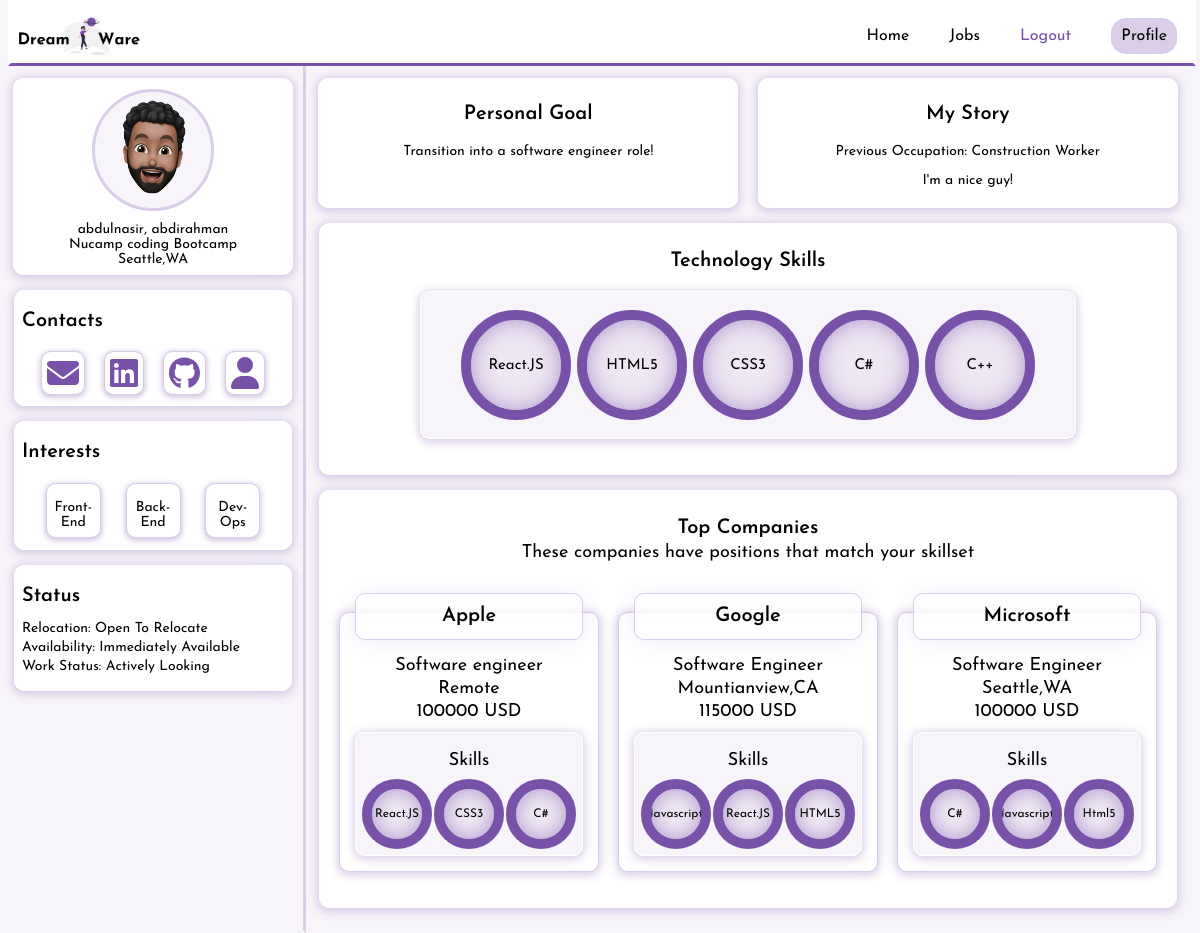
Screenshot of /memberDashboard/ (signed in) with the database file from the repository.
### dashboard/models.py (models this page shows, shortened)
class CustomUser(AbstractBaseUser, PermissionsMixin):
    def validate_email(value):
        valid_emails = [
            '@gmail.com',
            '@outlook.com',
            '@yahoo.com',
            '@protonmail.com',
            '@aol.com',
            '@icloud.com',
        ]
        for x in valid_emails:
            if x in value:
                return value
            else:
                raise ValidationError("Email Field only accepts gmail, outlook, yahoo, aol and icloud addressees.")
    username = None
    email = models.EmailField(blank = False, unique = True, validators=[validate_email])
    first_name = models.CharField(blank = False,max_length=50)
    last_name = models.CharField(blank = False,max_length=50)
    is_admin = models.BooleanField(default = False)
    is_staff = models.BooleanField(default=False)
    is_active = models.BooleanField(default=True)
    is_company = models.BooleanField(blank=False,default=False)#Monitors companies active on platform
    date_joined = models.DateTimeField(default=timezone.now)
    USERNAME_FIELD = 'email'
    REQUIRED_FIELDS = ['first_name','last_name']
    objects = CustomUserManager()

class Member(models.Model):
    INTERESTS = (
        ('FE', 'Front-End'),
        ('BE', 'Back-End'),
        ('FS', 'Full-Stack'),
        ('MD', 'Mobile Dev'),
        ('DO', 'Dev-Ops'),
        ('CS', 'Cyber-Sec.')
    )
    WORK_STATUS = (
        ('AL', 'Actively Looking'),
        ('AC', 'Just Curious'),
        ('HE', 'Happily Employed')
    )
    WORK_AVAILABILITY = (
        ('IA', 'Immediately Available'),
        ('AW', 'About 2 Weeks'),
        ('MT', 'Moving Target')
    )
    RELOCATION_STATUS = (
        ('OK', 'Open To Relocate'),
        ('NO', 'No Relocation')
    )
    user = models.OneToOneField(CustomUser, on_delete=models.CASCADE)
    email = models.EmailField()
    picture = models.ImageField(default="defaultuser.png",upload_to="profile_images") #upload to images folder in database
    location = models.CharField(max_length=100)
    personal_goal = models.TextField(max_length=500)
    personal_story = models.TextField(max_length=500)
    education = models.CharField(max_length=100)
    linkedin = models.URLField()
    github = models.URLField()
    portfolio = models.URLField()
    interests = MultiSelectField(choices=INTERESTS)
    previous_occupation = models.CharField(max_length=100)
    availability = models.CharField(max_length=2, choices=WORK_AVAILABILITY)
    workstatus = models.CharField(max_length=2, choices=WORK_STATUS)
    relocation = models.CharField(max_length=2, choices=RELOCATION_STATUS)
    skills = models.ManyToManyField(TechSkills,related_name="CustomUsers")
    def interests_list(self):
        list = str(self.interests)
        list_ = list.split(',')
        return list_

class TechSkills(models.Model):
    name = models.CharField(max_length=65,unique=True)
    def __str__(self):
        return self.name

class Companies(models.Model):
    user = models.OneToOneField(CustomUser, on_delete=models.CASCADE)
    email = models.EmailField()
    first_name = models.CharField(blank=False,max_length=50)
    last_name = models.CharField(blank=False,max_length=50)
    company_title = models.CharField(max_length=100)
    company_name =  models.CharField(max_length=60)
    company_logo = models.ImageField(default="defaultuser.png",upload_to="company_images") #upload to images folder in database
    position_title = models.CharField(max_length=60)
    salary = models.IntegerField(null=True, blank=True)#MUST BE STARTING SALARY
    location = models.CharField(max_length=65)
    skill_one = models.CharField(max_length=100)
    skill_two = models.CharField(max_length=100)
    skill_three = models.CharField(max_length=100)
    '''class Meta:
        permissions = [
            ("is_company", "Is a company"),
        ]'''

### dashboard/views.py (the view)
# urls.py: path('memberDashboard/', views.memberDashboard, name='memberDashboard'),
@login_required(login_url='/login/')
def memberDashboard(request):
    users = Member.objects.filter(user=request.user)
    skills = list(request.user.member.skills.all())
    companies = Companies.objects.filter(#If Company MODEL skill_one contains ANYTHING user has
        Q(skill_one__in = skills) |
        Q(skill_two__in = skills) |
        Q(skill_three__in = skills)
    )
    return render(request, 'memberDashboard.html',{'users': users, 'companies':companies}) #{'members' : members ,'skills': skills})

### templates/memberDashboard.html (shortened to what this page needs)
<!DOCTYPE html>
<html lang="en" class="dashboard">
    <head>
        {% load static %}
        <link rel="stylesheet" href="{% static 'style.css' %}">
    </head>
    <body>
        <main class="dashboard" >
            <section>
                <section class="dashboard-lCol">
                    <section class="profileSection">
                        <img class="profileImg"src="/media/{{user.member.picture}}"  width="100px" height="100px">
                        <section class="profileText">
                            <p class="dashboard-text">{{user.first_name}}, {{user.last_name}}</p>
                            <p class="dashboard-text">{{user.member.education}}</p>
                            <p class="dashboard-text">{{user.member.location}}</p>
                        </section>
                    </section>
                    <section class="contactSection">
                        <p class="dashboard-title">Contacts</p>
                        <section class="contactLinks">
                            <div class="contactCards">
                                <a href="mailto:{{user.member.email}}" aria-label="Member's Email">
                                    <i class="fa-solid fa-envelope fa-2xl"></i>
                                </a>
                            </div>
                            <div class="contactCards">
                                <a href="{{user.member.linkedin}}" target="blank" aria-label="Member's LinkedIn">
                                    <i class="fa-brands fa-linkedin fa-2xl"></i>
                                </a>
                            </div>
                            <div class="contactCards">
                                <a href="{{user.member.github}}" target="blank" aria-label="Member's Github">
                                    <i class="fa-brands fa-github fa-2xl"></i>
                                </a>
                            </div>
                            <div class="contactCards">
                                <a href="{{user.member.portfolio}}" target="blank" aria-label="Member's Portfolio">
                                    <i class="fa-solid fa-user fa-2xl"></i>
                                </a>
                            </div>
                        </section>
                    </section>
                    <section class="interestsSection">
                        <p class="dashboard-title">Interests</p>
                        <section class="interestsContainer">
                            {% if user.member.interests %}
                                {% for x in user.member.interests_list %}
                                    <div class="interestsCards">
                                        <p class="dashboard-text">{{x}}</p>
                                    </div>
                                {% endfor %}
                            {% else %}
                                <p class="dashboard-text">PRETTY Cards will appear once you add your interests!</p>
                            {% endif %}
                        </section>
                    </section>
                    <section class="statusSection">
                        <p class="dashboard-title">Status</p>
                        <section class="statusContainer">
                            <p class="dashboard-text">Relocation: {{user.member.get_relocation_display}}</p>
                            <p class="dashboard-text">Availability: {{user.member.get_availability_display}}</p>
                            <p class="dashboard-text">Work Status: {{user.member.get_workstatus_display}}</p>
                        </section>
                    </section>
                </section>
                <section class="dashboard-rCol">
                    <section class="personalSection">
                        <section class="rowOne-lCol">
                            <p class="dashboard-title">Personal Goal</p>
                            <p class="dashboard-text"> {{user.member.personal_goal}}</p>
                        </section>
                        <section class="rowOne-rCol">
                            <p class="dashboard-title">My Story</p>
                            <p class="dashboard-text"> Previous Occupation: {{user.member.previous_occupation}}</p>
                            <p class="dashboard-text"> {{user.member.personal_story}}</p>
                        </section>
                    </section>
                    <section class="skillsSection">
                        <p class="dashboard-title">Technology Skills</p>
                        <section class="techskills">
                            {% if user.member.skills.all %}
                                {% for skill in user.member.skills.all %}
                                    <div class="skill-circle">
                                        <svg>
                                            <circle cx="50" cy="50" r="50"></circle>
                                            <circle cx="50" cy="50" r="50"></circle>
                                        </svg>
                                        <div class="text">
                                            {{skill}}
                                        </div>
                                    </div>
                                {% endfor %}
                            {% else %}
                                <p>This is where your skills will be listed once you add them.</p>
                            {% endif %}
                        </section>
                    </section>
                    <section class="companiesSection">
                        <p class="dashboard-title">Top Companies</p>
                        <section class="companySubtitle">
                            {% if companies %}
                                <p>These companies have positions that match your skillset</p>
                            {% else %}
                                <p>This is where companies you match with will be listed once you add your skills.</p>
                            {% endif %}
                        </section>
                        <section class="companyCards">
                            {% if companies %}
                                {% for company in companies %}
                                    <section class="cards">
                                        <section class="infoSection">
                                            <div class="companyTitle">
                                                <p class="title"> {{company.company_name}}</p>
                                            </div>
                                            <p> {{company.position_title}}</p>
                                            <p>{{company.location}}</p>
                                            {% if company.salary == none %}
                                                <p>Salary Not Disclosed</p>
                                            {% else %}
                                                <p>{{company.salary}} USD</p>
                                            {% endif %}
                                        </section>
                                        <section class="skills">
                                            <p>Skills</p>
                                            <section class="skills-container">
                                                <div class="skill-circle">
                                                    <svg>
                                                        <circle cx="30" cy="30" r="30"></circle>
                                                        <circle cx="30" cy="30" r="30"></circle>
                                                    </svg>
                                                    <div class="text">{{company.skill_one}}</div>
                                                </div>
                                                <div class="skill-circle">
                                                    <svg>
                                                        <circle cx="30" cy="30" r="30"></circle>
                                                        <circle cx="30" cy="30" r="30"></circle>
                                                    </svg>
                                                    <div class="text">{{company.skill_two}}</div>
                                                </div>
                                                <div class="skill-circle">
                                                    <svg>
                                                        <circle cx="30" cy="30" r="30"></circle>
                                                        <circle cx="30" cy="30" r="30"></circle>
                                                    </svg>
                                                    <div class="text">{{company.skill_three}}</div>
                                                </div>
                                            </section>
                                        </section>
                                    </section>
                                {% endfor %}
                            {% endif %}
                        </section>
                    </section>
                </section>
            </section>
        </main>
    </body>
</html>

### rows the page displays
CustomUser: member.picture (placeholder picture), first_name "abdulnasir", last_name "abdirahman", member.education "Nucamp coding Bootcamp", member.location "Seattle,WA", member.relocation "Open To Relocate", member.availability "Immediately Available", member.workstatus "Actively Looking", member.personal_goal "Transition into a software engineer role!", member.previous_occupation "Construction Worker", member.personal_story "I'm a nice guy!"
TechSkills: name "React.JS"
TechSkills: name "HTML5"
TechSkills: name "CSS3"
TechSkills: name "C#"
TechSkills: name "C++"
Companies: company_name "Apple", position_title "Software engineer", location "Remote", salary "100000", skill_one "React.JS", skill_two "CSS3", skill_three "C#"
Companies: company_name "Google", position_title "Software Engineer", location "Mountianview,CA", salary "115000", skill_one "Javascript", skill_two "React.JS", skill_three "HTML5"
Companies: company_name "Microsoft", position_title "Software Engineer", location "Seattle,WA", salary "100000", skill_one "C#", skill_two "Javascript", skill_three "Html5"

### other values shown
{{ x }} "Front-End" "Back-End" "Dev-Ops"
